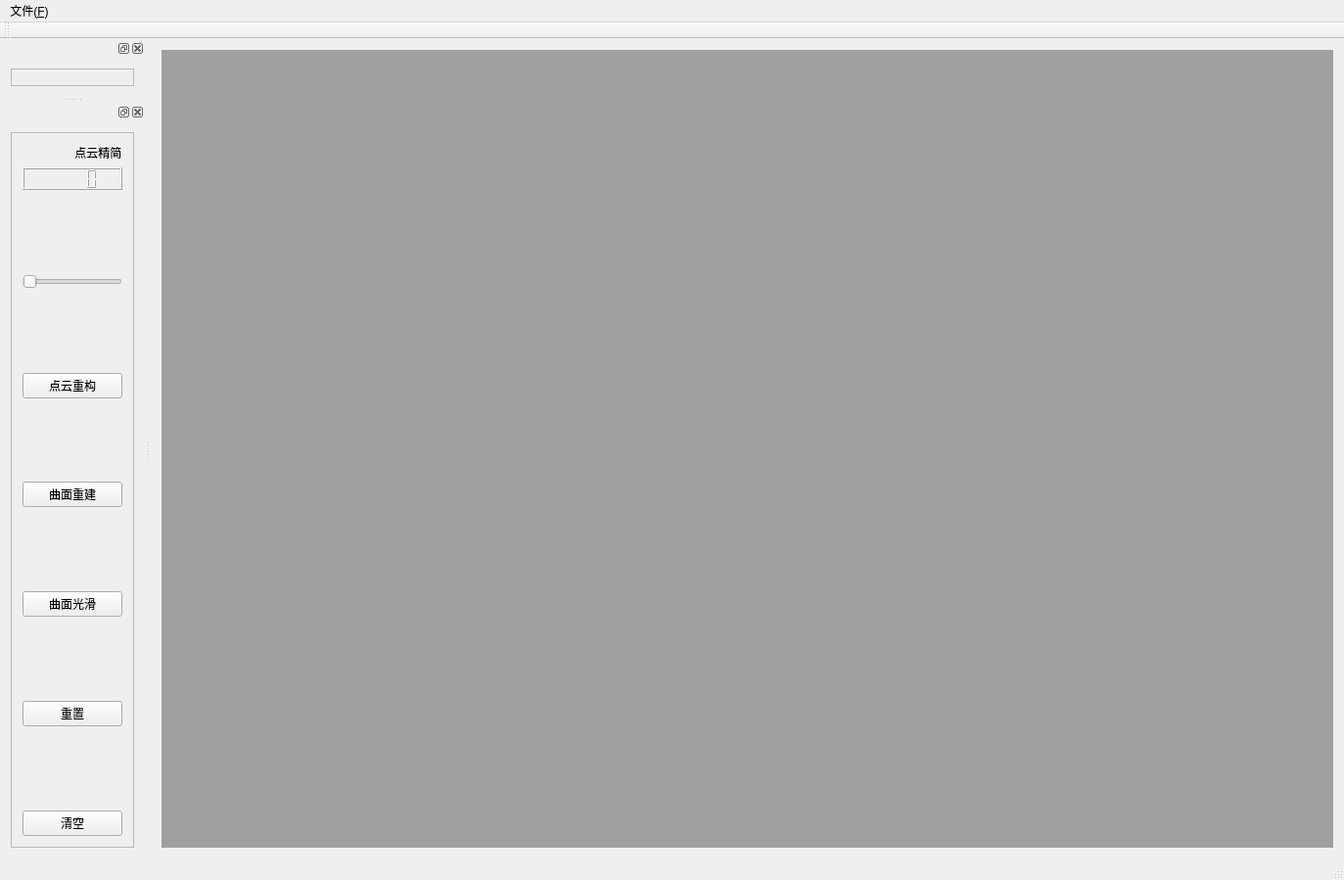
<?xml version="1.0" encoding="UTF-8"?>
<ui version="4.0">
 <class>PCLViewer</class>
 <widget class="QMainWindow" name="PCLViewer">
  <property name="geometry">
   <rect>
    <x>0</x>
    <y>0</y>
    <width>1373</width>
    <height>899</height>
   </rect>
  </property>
  <property name="windowTitle">
   <string>PCLViewer</string>
  </property>
  <widget class="QWidget" name="centralWidget">
   <layout class="QHBoxLayout" name="horizontalLayout">
    <item>
     <widget class="QMdiArea" name="mdiArea">
      <widget class="QWidget" name="subwindow">
       <property name="windowTitle">
        <string>子窗口</string>
       </property>
       <layout class="QHBoxLayout" name="horizontalLayout_2">
        <item>
         <widget class="QVTKWidget" name="qvtkWidget"/>
        </item>
       </layout>
      </widget>
     </widget>
    </item>
   </layout>
  </widget>
  <widget class="QMenuBar" name="menuBar">
   <property name="geometry">
    <rect>
     <x>0</x>
     <y>0</y>
     <width>1373</width>
     <height>28</height>
    </rect>
   </property>
   <widget class="QMenu" name="menu_F">
    <property name="title">
     <string>文件(&amp;F)</string>
    </property>
    <addaction name="OpenAction"/>
   </widget>
   <addaction name="menu_F"/>
  </widget>
  <widget class="QToolBar" name="mainToolBar">
   <attribute name="toolBarArea">
    <enum>TopToolBarArea</enum>
   </attribute>
   <attribute name="toolBarBreak">
    <bool>false</bool>
   </attribute>
  </widget>
  <widget class="QStatusBar" name="statusBar"/>
  <widget class="QDockWidget" name="ShowDockWidget">
   <attribute name="dockWidgetArea">
    <number>1</number>
   </attribute>
   <widget class="QWidget" name="dockWidgetContents">
    <layout class="QHBoxLayout" name="horizontalLayout_3">
     <item>
      <widget class="QFrame" name="frame">
       <property name="frameShape">
        <enum>QFrame::StyledPanel</enum>
       </property>
       <property name="frameShadow">
        <enum>QFrame::Raised</enum>
       </property>
      </widget>
     </item>
    </layout>
   </widget>
  </widget>
  <widget class="QDockWidget" name="OperateDockWidget">
   <attribute name="dockWidgetArea">
    <number>1</number>
   </attribute>
   <widget class="QWidget" name="dockWidgetContents_2">
    <layout class="QHBoxLayout" name="horizontalLayout_4">
     <item>
      <widget class="QFrame" name="frame_2">
       <property name="frameShape">
        <enum>QFrame::StyledPanel</enum>
       </property>
       <property name="frameShadow">
        <enum>QFrame::Raised</enum>
       </property>
       <layout class="QVBoxLayout" name="verticalLayout">
        <item>
         <widget class="QLabel" name="label">
          <property name="text">
           <string>                点云精简</string>
          </property>
         </widget>
        </item>
        <item>
         <widget class="QLCDNumber" name="lcdNumber"/>
        </item>
        <item>
         <spacer name="verticalSpacer_5">
          <property name="orientation">
           <enum>Qt::Vertical</enum>
          </property>
          <property name="sizeHint" stdset="0">
           <size>
            <width>20</width>
            <height>40</height>
           </size>
          </property>
         </spacer>
        </item>
        <item>
         <widget class="QSlider" name="KtreeSlider">
          <property name="orientation">
           <enum>Qt::Horizontal</enum>
          </property>
         </widget>
        </item>
        <item>
         <spacer name="verticalSpacer_4">
          <property name="orientation">
           <enum>Qt::Vertical</enum>
          </property>
          <property name="sizeHint" stdset="0">
           <size>
            <width>20</width>
            <height>40</height>
           </size>
          </property>
         </spacer>
        </item>
        <item>
         <widget class="QPushButton" name="ReconstructButton">
          <property name="text">
           <string>点云重构</string>
          </property>
         </widget>
        </item>
        <item>
         <spacer name="verticalSpacer_2">
          <property name="orientation">
           <enum>Qt::Vertical</enum>
          </property>
          <property name="sizeHint" stdset="0">
           <size>
            <width>20</width>
            <height>40</height>
           </size>
          </property>
         </spacer>
        </item>
        <item>
         <widget class="QPushButton" name="BuildButton">
          <property name="text">
           <string>曲面重建</string>
          </property>
         </widget>
        </item>
        <item>
         <spacer name="verticalSpacer">
          <property name="orientation">
           <enum>Qt::Vertical</enum>
          </property>
          <property name="sizeHint" stdset="0">
           <size>
            <width>20</width>
            <height>40</height>
           </size>
          </property>
         </spacer>
        </item>
        <item>
         <widget class="QPushButton" name="FilterButton">
          <property name="text">
           <string>曲面光滑</string>
          </property>
         </widget>
        </item>
        <item>
         <spacer name="verticalSpacer_6">
          <property name="orientation">
           <enum>Qt::Vertical</enum>
          </property>
          <property name="sizeHint" stdset="0">
           <size>
            <width>20</width>
            <height>40</height>
           </size>
          </property>
         </spacer>
        </item>
        <item>
         <widget class="QPushButton" name="ResetButton">
          <property name="text">
           <string>重置</string>
          </property>
         </widget>
        </item>
        <item>
         <spacer name="verticalSpacer_3">
          <property name="orientation">
           <enum>Qt::Vertical</enum>
          </property>
          <property name="sizeHint" stdset="0">
           <size>
            <width>20</width>
            <height>40</height>
           </size>
          </property>
         </spacer>
        </item>
        <item>
         <widget class="QPushButton" name="ClearButton">
          <property name="text">
           <string>清空</string>
          </property>
         </widget>
        </item>
       </layout>
      </widget>
     </item>
    </layout>
   </widget>
  </widget>
  <action name="OpenAction">
   <property name="text">
    <string>打开(&amp;N)</string>
   </property>
  </action>
 </widget>
 <layoutdefault spacing="6" margin="11"/>
 <customwidgets>
  <customwidget>
   <class>QVTKWidget</class>
   <extends>QWidget</extends>
   <header>QVTKWidget.h</header>
  </customwidget>
 </customwidgets>
 <resources/>
 <connections/>
</ui>
